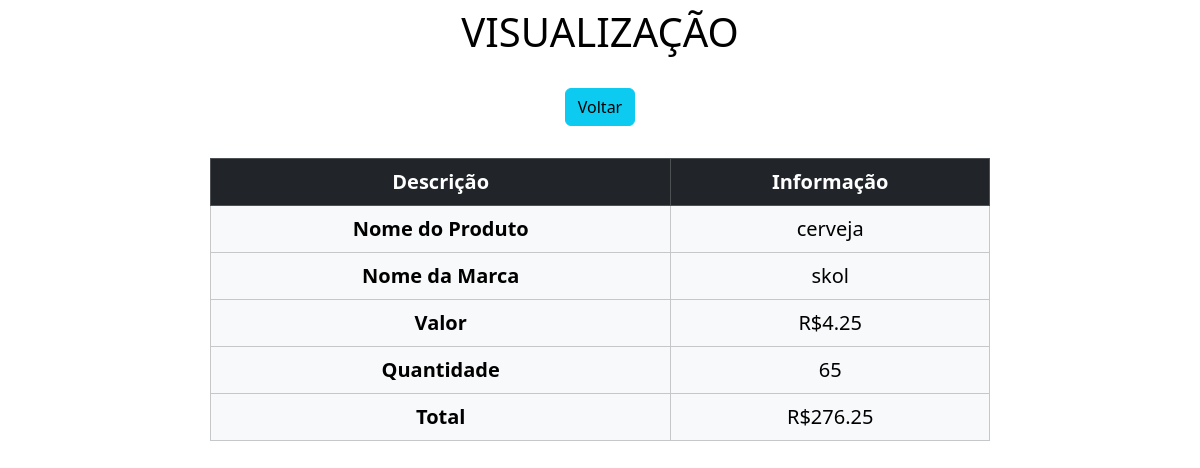
Page /view/4/ on the earlier database version.
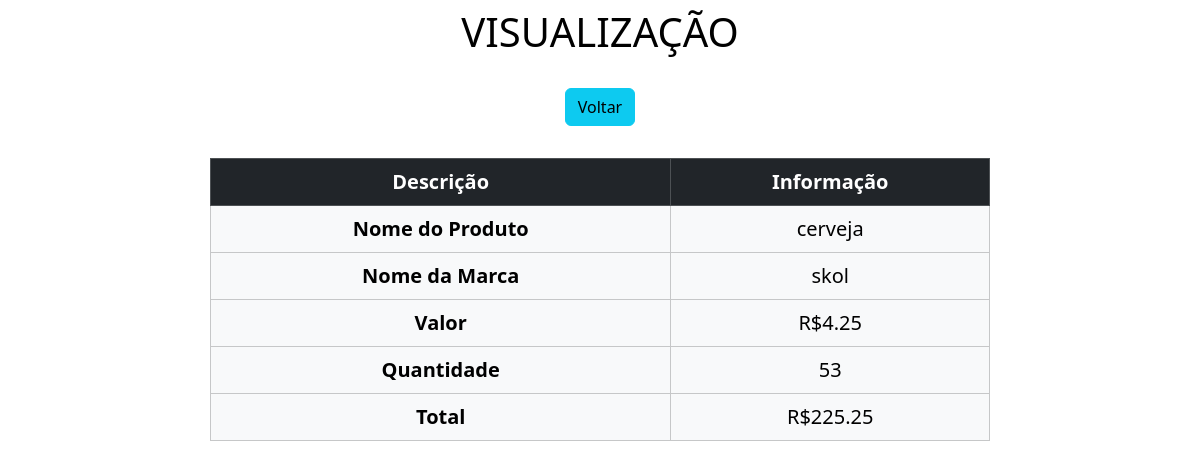
Same page on the later database version.
### app/models.py (models this page shows)
class Produto(models.Model):
    nome = models.CharField(max_length=150)  # Nome do Produto
    marca = models.CharField(max_length=100)  # Nome da Marca
    valor = models.DecimalField(max_digits=10, decimal_places=2)  # Valor do Produto
    quantidade = models.IntegerField(default=0)  # Novo campo de quantidade
    def calcular_total(self):
        return self.valor * self.quantidade

### app/views.py (the view)
# urls.py: path('view/<int:pk>/', view, name='view'),
def view(request, pk):
    produto = get_object_or_404(Produto, id=pk)
    valor_total = produto.calcular_total()  # Método da classe Produto
    return render(request, "view.html", {"produto": produto, "valor_total": valor_total})

### app/templates/view.html (shortened to what this page needs)
<!DOCTYPE html>
<html lang="pt-br">
<head>
    <link rel="stylesheet" href="https://cdn.jsdelivr.net/npm/bootstrap@5.3.3/dist/css/bootstrap.min.css">
</head>
<body>
    <div class="col-8 m-auto pt-2 pb-2 text-center view-container">
        <h1 style="color: black; text-shadow: 1px 1px 5px white;">VISUALIZAÇÃO</h1>
    </div>
    <div class="col-8 m-auto pt-3 pb-2 text-center">
        <a href="/" class="btn btn-info">Voltar</a>
    </div>
    <div class="col-8 m-auto pt-4 pb-2 text-center text-container">
        <table class="table table-hover table-bordered table-light">
            <thead class="table-dark">
                <tr>
                    <th>Descrição</th>
                    <th>Informação</th>
                </tr>
            </thead>
            <tbody>
                {% load humanize %}
                <tr>
                    <td><strong>Nome do Produto</strong></td>
                    <td>{{ produto.nome }}</td>
                </tr>
                <tr>
                    <td><strong>Nome da Marca</strong></td>
                    <td>{{ produto.marca }}</td>
                </tr>
                <tr>
                    <td><strong>Valor</strong></td>
                    <td>R${{ produto.valor|floatformat:2|intcomma }}</td>
                </tr>
                <tr>
                    <td><strong>Quantidade</strong></td>
                    <td>{{ produto.quantidade }}</td>
                </tr>
                <tr>
                    <td><strong>Total</strong></td>
                    <td>R${{ valor_total|floatformat:2|intcomma }}</td>
                </tr>
            </tbody>
        </table>
    </div>
</body>
</html>

Differences in the rows shown:
changed Produto "cerveja": quantidade "65" → "53"
Other differences:
{{ valor_total|floatformat:2|intcomma }}: "276.25" → "225.25"
